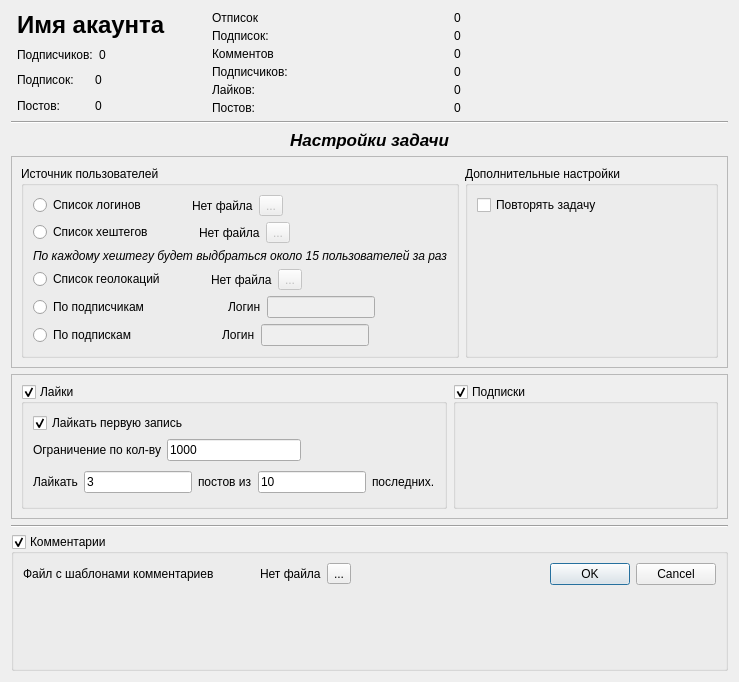
<?xml version="1.0" encoding="UTF-8"?>
<ui version="4.0">
 <class>AccountDialog</class>
 <widget class="QDialog" name="AccountDialog">
  <property name="windowModality">
   <enum>Qt::WindowModal</enum>
  </property>
  <property name="geometry">
   <rect>
    <x>0</x>
    <y>0</y>
    <width>739</width>
    <height>682</height>
   </rect>
  </property>
  <property name="sizePolicy">
   <sizepolicy hsizetype="Fixed" vsizetype="Preferred">
    <horstretch>0</horstretch>
    <verstretch>5</verstretch>
   </sizepolicy>
  </property>
  <property name="windowTitle">
   <string>Окно настройки бота</string>
  </property>
  <layout class="QVBoxLayout" name="verticalLayout_2">
   <item>
    <layout class="QHBoxLayout" name="horizontalLayout_4">
     <property name="sizeConstraint">
      <enum>QLayout::SetDefaultConstraint</enum>
     </property>
     <item>
      <widget class="QLabel" name="label">
       <property name="sizePolicy">
        <sizepolicy hsizetype="Preferred" vsizetype="Fixed">
         <horstretch>0</horstretch>
         <verstretch>0</verstretch>
        </sizepolicy>
       </property>
       <property name="text">
        <string>&lt;html&gt;&lt;head/&gt;&lt;body&gt;&lt;p&gt;&lt;img src=&quot;:/newPrefix/Caeh8x31YQw.jpg&quot; height=&quot;150&quot;/&gt;&lt;/p&gt;&lt;/body&gt;&lt;/html&gt;</string>
       </property>
       <property name="scaledContents">
        <bool>false</bool>
       </property>
       <property name="alignment">
        <set>Qt::AlignLeading|Qt::AlignLeft|Qt::AlignTop</set>
       </property>
      </widget>
     </item>
     <item>
      <layout class="QVBoxLayout" name="verticalLayout_4">
       <item>
        <widget class="QLabel" name="label_2">
         <property name="sizePolicy">
          <sizepolicy hsizetype="Preferred" vsizetype="Fixed">
           <horstretch>0</horstretch>
           <verstretch>0</verstretch>
          </sizepolicy>
         </property>
         <property name="text">
          <string>&lt;html&gt;&lt;head/&gt;&lt;body&gt;&lt;p&gt;&lt;span style=&quot; font-size:18pt; font-weight:600;&quot;&gt;Имя акаунта&lt;/span&gt;&lt;/p&gt;&lt;/body&gt;&lt;/html&gt;</string>
         </property>
        </widget>
       </item>
       <item>
        <layout class="QVBoxLayout" name="info">
         <item>
          <layout class="QHBoxLayout" name="horizontalLayout_3">
           <item>
            <widget class="QLabel" name="label_3">
             <property name="text">
              <string>Подписчиков:</string>
             </property>
            </widget>
           </item>
           <item>
            <widget class="QLabel" name="label_4">
             <property name="text">
              <string>0</string>
             </property>
            </widget>
           </item>
          </layout>
         </item>
         <item>
          <layout class="QHBoxLayout" name="horizontalLayout_2">
           <item>
            <widget class="QLabel" name="label_5">
             <property name="text">
              <string>Подписок:</string>
             </property>
            </widget>
           </item>
           <item>
            <widget class="QLabel" name="label_6">
             <property name="text">
              <string>0</string>
             </property>
            </widget>
           </item>
          </layout>
         </item>
         <item>
          <layout class="QHBoxLayout" name="horizontalLayout">
           <item>
            <widget class="QLabel" name="label_7">
             <property name="text">
              <string>Постов:</string>
             </property>
            </widget>
           </item>
           <item>
            <widget class="QLabel" name="label_8">
             <property name="text">
              <string>0</string>
             </property>
            </widget>
           </item>
          </layout>
         </item>
        </layout>
       </item>
      </layout>
     </item>
     <item>
      <spacer name="horizontalSpacer">
       <property name="orientation">
        <enum>Qt::Horizontal</enum>
       </property>
       <property name="sizeType">
        <enum>QSizePolicy::Fixed</enum>
       </property>
       <property name="sizeHint" stdset="0">
        <size>
         <width>40</width>
         <height>20</height>
        </size>
       </property>
      </spacer>
     </item>
     <item>
      <layout class="QVBoxLayout" name="verticalLayout">
       <property name="spacing">
        <number>4</number>
       </property>
       <property name="rightMargin">
        <number>9</number>
       </property>
       <item>
        <layout class="QHBoxLayout" name="horizontalLayout_15" stretch="1,0">
         <property name="spacing">
          <number>5</number>
         </property>
         <item>
          <widget class="QLabel" name="label_29">
           <property name="sizePolicy">
            <sizepolicy hsizetype="Preferred" vsizetype="Fixed">
             <horstretch>0</horstretch>
             <verstretch>0</verstretch>
            </sizepolicy>
           </property>
           <property name="text">
            <string>Отписок</string>
           </property>
          </widget>
         </item>
         <item>
          <widget class="QLabel" name="label_30">
           <property name="sizePolicy">
            <sizepolicy hsizetype="Preferred" vsizetype="Fixed">
             <horstretch>0</horstretch>
             <verstretch>0</verstretch>
            </sizepolicy>
           </property>
           <property name="text">
            <string>0</string>
           </property>
          </widget>
         </item>
        </layout>
       </item>
       <item>
        <layout class="QHBoxLayout" name="horizontalLayout_10" stretch="1,0">
         <property name="spacing">
          <number>5</number>
         </property>
         <item>
          <widget class="QLabel" name="label_19">
           <property name="sizePolicy">
            <sizepolicy hsizetype="Preferred" vsizetype="Fixed">
             <horstretch>0</horstretch>
             <verstretch>0</verstretch>
            </sizepolicy>
           </property>
           <property name="text">
            <string>Подписок:</string>
           </property>
          </widget>
         </item>
         <item>
          <widget class="QLabel" name="label_20">
           <property name="sizePolicy">
            <sizepolicy hsizetype="Preferred" vsizetype="Fixed">
             <horstretch>0</horstretch>
             <verstretch>0</verstretch>
            </sizepolicy>
           </property>
           <property name="text">
            <string>0</string>
           </property>
          </widget>
         </item>
        </layout>
       </item>
       <item>
        <layout class="QHBoxLayout" name="horizontalLayout_16" stretch="1,0">
         <property name="spacing">
          <number>5</number>
         </property>
         <item>
          <widget class="QLabel" name="label_31">
           <property name="sizePolicy">
            <sizepolicy hsizetype="Preferred" vsizetype="Fixed">
             <horstretch>0</horstretch>
             <verstretch>0</verstretch>
            </sizepolicy>
           </property>
           <property name="text">
            <string>Комментов</string>
           </property>
          </widget>
         </item>
         <item>
          <widget class="QLabel" name="label_32">
           <property name="sizePolicy">
            <sizepolicy hsizetype="Preferred" vsizetype="Fixed">
             <horstretch>0</horstretch>
             <verstretch>0</verstretch>
            </sizepolicy>
           </property>
           <property name="text">
            <string>0</string>
           </property>
          </widget>
         </item>
        </layout>
       </item>
       <item>
        <layout class="QHBoxLayout" name="horizontalLayout_9" stretch="1,0">
         <property name="spacing">
          <number>5</number>
         </property>
         <item>
          <widget class="QLabel" name="label_17">
           <property name="sizePolicy">
            <sizepolicy hsizetype="Preferred" vsizetype="Fixed">
             <horstretch>0</horstretch>
             <verstretch>0</verstretch>
            </sizepolicy>
           </property>
           <property name="text">
            <string>Подписчиков:</string>
           </property>
          </widget>
         </item>
         <item>
          <widget class="QLabel" name="label_18">
           <property name="sizePolicy">
            <sizepolicy hsizetype="Preferred" vsizetype="Fixed">
             <horstretch>0</horstretch>
             <verstretch>0</verstretch>
            </sizepolicy>
           </property>
           <property name="text">
            <string>0</string>
           </property>
          </widget>
         </item>
        </layout>
       </item>
       <item>
        <layout class="QHBoxLayout" name="horizontalLayout_14" stretch="1,0">
         <property name="spacing">
          <number>5</number>
         </property>
         <property name="sizeConstraint">
          <enum>QLayout::SetNoConstraint</enum>
         </property>
         <item>
          <widget class="QLabel" name="label_27">
           <property name="sizePolicy">
            <sizepolicy hsizetype="Preferred" vsizetype="Fixed">
             <horstretch>0</horstretch>
             <verstretch>0</verstretch>
            </sizepolicy>
           </property>
           <property name="text">
            <string>Лайков:</string>
           </property>
          </widget>
         </item>
         <item>
          <widget class="QLabel" name="label_28">
           <property name="sizePolicy">
            <sizepolicy hsizetype="Preferred" vsizetype="Fixed">
             <horstretch>0</horstretch>
             <verstretch>0</verstretch>
            </sizepolicy>
           </property>
           <property name="text">
            <string>0</string>
           </property>
          </widget>
         </item>
        </layout>
       </item>
       <item>
        <layout class="QHBoxLayout" name="horizontalLayout_11" stretch="1,0">
         <property name="spacing">
          <number>5</number>
         </property>
         <item>
          <widget class="QLabel" name="label_21">
           <property name="sizePolicy">
            <sizepolicy hsizetype="Preferred" vsizetype="Fixed">
             <horstretch>0</horstretch>
             <verstretch>0</verstretch>
            </sizepolicy>
           </property>
           <property name="text">
            <string>Постов:</string>
           </property>
          </widget>
         </item>
         <item>
          <widget class="QLabel" name="label_22">
           <property name="sizePolicy">
            <sizepolicy hsizetype="Preferred" vsizetype="Fixed">
             <horstretch>0</horstretch>
             <verstretch>0</verstretch>
            </sizepolicy>
           </property>
           <property name="text">
            <string>0</string>
           </property>
          </widget>
         </item>
        </layout>
       </item>
      </layout>
     </item>
     <item>
      <spacer name="horizontalSpacer_12">
       <property name="orientation">
        <enum>Qt::Horizontal</enum>
       </property>
       <property name="sizeHint" stdset="0">
        <size>
         <width>40</width>
         <height>20</height>
        </size>
       </property>
      </spacer>
     </item>
    </layout>
   </item>
   <item>
    <widget class="Line" name="line">
     <property name="orientation">
      <enum>Qt::Horizontal</enum>
     </property>
    </widget>
   </item>
   <item>
    <widget class="QLabel" name="label_9">
     <property name="font">
      <font>
       <pointsize>13</pointsize>
       <weight>75</weight>
       <italic>true</italic>
       <bold>true</bold>
      </font>
     </property>
     <property name="layoutDirection">
      <enum>Qt::LeftToRight</enum>
     </property>
     <property name="autoFillBackground">
      <bool>false</bool>
     </property>
     <property name="text">
      <string>Настройки задачи</string>
     </property>
     <property name="alignment">
      <set>Qt::AlignCenter</set>
     </property>
    </widget>
   </item>
   <item>
    <widget class="QFrame" name="frame">
     <property name="frameShape">
      <enum>QFrame::StyledPanel</enum>
     </property>
     <property name="frameShadow">
      <enum>QFrame::Raised</enum>
     </property>
     <layout class="QFormLayout" name="formLayout">
      <item row="0" column="0">
       <widget class="QGroupBox" name="groupBox">
        <property name="sizePolicy">
         <sizepolicy hsizetype="Fixed" vsizetype="Preferred">
          <horstretch>0</horstretch>
          <verstretch>0</verstretch>
         </sizepolicy>
        </property>
        <property name="title">
         <string>Источник пользователей</string>
        </property>
        <layout class="QVBoxLayout" name="verticalLayout_3">
         <item>
          <layout class="QHBoxLayout" name="horizontalLayout_21">
           <item>
            <widget class="QRadioButton" name="radioButton_3">
             <property name="text">
              <string>Список логинов</string>
             </property>
            </widget>
           </item>
           <item>
            <spacer name="horizontalSpacer_2">
             <property name="orientation">
              <enum>Qt::Horizontal</enum>
             </property>
             <property name="sizeType">
              <enum>QSizePolicy::Fixed</enum>
             </property>
             <property name="sizeHint" stdset="0">
              <size>
               <width>40</width>
               <height>20</height>
              </size>
             </property>
            </spacer>
           </item>
           <item>
            <widget class="QLabel" name="label_38">
             <property name="text">
              <string>Нет файла</string>
             </property>
             <property name="wordWrap">
              <bool>false</bool>
             </property>
            </widget>
           </item>
           <item>
            <widget class="QToolButton" name="toolButton_2">
             <property name="enabled">
              <bool>false</bool>
             </property>
             <property name="text">
              <string>...</string>
             </property>
            </widget>
           </item>
           <item>
            <spacer name="horizontalSpacer_3">
             <property name="orientation">
              <enum>Qt::Horizontal</enum>
             </property>
             <property name="sizeHint" stdset="0">
              <size>
               <width>40</width>
               <height>20</height>
              </size>
             </property>
            </spacer>
           </item>
          </layout>
         </item>
         <item>
          <layout class="QHBoxLayout" name="horizontalLayout_22">
           <item>
            <widget class="QRadioButton" name="radioButton_4">
             <property name="text">
              <string>Список хештегов</string>
             </property>
            </widget>
           </item>
           <item>
            <spacer name="horizontalSpacer_4">
             <property name="orientation">
              <enum>Qt::Horizontal</enum>
             </property>
             <property name="sizeType">
              <enum>QSizePolicy::Fixed</enum>
             </property>
             <property name="sizeHint" stdset="0">
              <size>
               <width>40</width>
               <height>20</height>
              </size>
             </property>
            </spacer>
           </item>
           <item>
            <widget class="QLabel" name="label_39">
             <property name="text">
              <string>Нет файла</string>
             </property>
             <property name="wordWrap">
              <bool>false</bool>
             </property>
            </widget>
           </item>
           <item>
            <widget class="QToolButton" name="toolButton_3">
             <property name="enabled">
              <bool>false</bool>
             </property>
             <property name="text">
              <string>...</string>
             </property>
            </widget>
           </item>
           <item>
            <spacer name="horizontalSpacer_5">
             <property name="orientation">
              <enum>Qt::Horizontal</enum>
             </property>
             <property name="sizeHint" stdset="0">
              <size>
               <width>40</width>
               <height>20</height>
              </size>
             </property>
            </spacer>
           </item>
          </layout>
         </item>
         <item>
          <widget class="QLabel" name="label_10">
           <property name="font">
            <font>
             <pointsize>9</pointsize>
             <italic>true</italic>
             <kerning>true</kerning>
            </font>
           </property>
           <property name="text">
            <string>По каждому хештегу будет выдбраться около 15 пользователей за раз</string>
           </property>
          </widget>
         </item>
         <item>
          <layout class="QHBoxLayout" name="horizontalLayout_23">
           <item>
            <widget class="QRadioButton" name="radioButton_5">
             <property name="text">
              <string>Список геолокаций</string>
             </property>
            </widget>
           </item>
           <item>
            <spacer name="horizontalSpacer_6">
             <property name="orientation">
              <enum>Qt::Horizontal</enum>
             </property>
             <property name="sizeType">
              <enum>QSizePolicy::Fixed</enum>
             </property>
             <property name="sizeHint" stdset="0">
              <size>
               <width>40</width>
               <height>20</height>
              </size>
             </property>
            </spacer>
           </item>
           <item>
            <widget class="QLabel" name="label_40">
             <property name="text">
              <string>Нет файла</string>
             </property>
             <property name="wordWrap">
              <bool>false</bool>
             </property>
            </widget>
           </item>
           <item>
            <widget class="QToolButton" name="toolButton_4">
             <property name="enabled">
              <bool>false</bool>
             </property>
             <property name="text">
              <string>...</string>
             </property>
            </widget>
           </item>
           <item>
            <spacer name="horizontalSpacer_7">
             <property name="orientation">
              <enum>Qt::Horizontal</enum>
             </property>
             <property name="sizeHint" stdset="0">
              <size>
               <width>40</width>
               <height>20</height>
              </size>
             </property>
            </spacer>
           </item>
          </layout>
         </item>
         <item>
          <layout class="QHBoxLayout" name="horizontalLayout_5">
           <item>
            <widget class="QRadioButton" name="radioButton">
             <property name="text">
              <string>По подписчикам</string>
             </property>
            </widget>
           </item>
           <item>
            <spacer name="horizontalSpacer_8">
             <property name="orientation">
              <enum>Qt::Horizontal</enum>
             </property>
             <property name="sizeHint" stdset="0">
              <size>
               <width>40</width>
               <height>20</height>
              </size>
             </property>
            </spacer>
           </item>
           <item>
            <widget class="QLabel" name="label_11">
             <property name="text">
              <string>Логин</string>
             </property>
            </widget>
           </item>
           <item>
            <widget class="QLineEdit" name="lineEdit_4">
             <property name="enabled">
              <bool>false</bool>
             </property>
            </widget>
           </item>
           <item>
            <spacer name="horizontalSpacer_10">
             <property name="orientation">
              <enum>Qt::Horizontal</enum>
             </property>
             <property name="sizeHint" stdset="0">
              <size>
               <width>40</width>
               <height>20</height>
              </size>
             </property>
            </spacer>
           </item>
          </layout>
         </item>
         <item>
          <layout class="QHBoxLayout" name="horizontalLayout_6">
           <item>
            <widget class="QRadioButton" name="radioButton_2">
             <property name="text">
              <string>По подпискам</string>
             </property>
            </widget>
           </item>
           <item>
            <spacer name="horizontalSpacer_9">
             <property name="orientation">
              <enum>Qt::Horizontal</enum>
             </property>
             <property name="sizeHint" stdset="0">
              <size>
               <width>40</width>
               <height>20</height>
              </size>
             </property>
            </spacer>
           </item>
           <item>
            <widget class="QLabel" name="label_12">
             <property name="text">
              <string>Логин</string>
             </property>
            </widget>
           </item>
           <item>
            <widget class="QLineEdit" name="lineEdit_5">
             <property name="enabled">
              <bool>false</bool>
             </property>
            </widget>
           </item>
           <item>
            <spacer name="horizontalSpacer_11">
             <property name="orientation">
              <enum>Qt::Horizontal</enum>
             </property>
             <property name="sizeHint" stdset="0">
              <size>
               <width>40</width>
               <height>20</height>
              </size>
             </property>
            </spacer>
           </item>
          </layout>
         </item>
        </layout>
       </widget>
      </item>
      <item row="0" column="1">
       <widget class="QGroupBox" name="groupBox_2">
        <property name="title">
         <string>Дополнительные настройки</string>
        </property>
        <layout class="QVBoxLayout" name="verticalLayout_6">
         <item>
          <widget class="QCheckBox" name="checkBox_2">
           <property name="text">
            <string>Повторять задачу</string>
           </property>
          </widget>
         </item>
         <item>
          <spacer name="verticalSpacer">
           <property name="orientation">
            <enum>Qt::Vertical</enum>
           </property>
           <property name="sizeHint" stdset="0">
            <size>
             <width>20</width>
             <height>40</height>
            </size>
           </property>
          </spacer>
         </item>
        </layout>
       </widget>
      </item>
     </layout>
    </widget>
   </item>
   <item>
    <widget class="QFrame" name="frame_2">
     <property name="frameShape">
      <enum>QFrame::StyledPanel</enum>
     </property>
     <property name="frameShadow">
      <enum>QFrame::Raised</enum>
     </property>
     <layout class="QFormLayout" name="formLayout_4">
      <item row="0" column="0">
       <widget class="QGroupBox" name="groupBox_3">
        <property name="sizePolicy">
         <sizepolicy hsizetype="Fixed" vsizetype="Fixed">
          <horstretch>211</horstretch>
          <verstretch>0</verstretch>
         </sizepolicy>
        </property>
        <property name="minimumSize">
         <size>
          <width>0</width>
          <height>125</height>
         </size>
        </property>
        <property name="title">
         <string>Лайки</string>
        </property>
        <property name="checkable">
         <bool>true</bool>
        </property>
        <layout class="QVBoxLayout" name="verticalLayout_5">
         <item>
          <layout class="QVBoxLayout" name="verticalLayout_9">
           <item>
            <widget class="QCheckBox" name="checkBox">
             <property name="text">
              <string>Лайкать первую запись</string>
             </property>
             <property name="checked">
              <bool>true</bool>
             </property>
            </widget>
           </item>
           <item>
            <layout class="QHBoxLayout" name="horizontalLayout_19">
             <item>
              <widget class="QLabel" name="label_33">
               <property name="text">
                <string>Ограничение по кол-ву</string>
               </property>
              </widget>
             </item>
             <item>
              <widget class="QLineEdit" name="lineEdit">
               <property name="text">
                <string>1000</string>
               </property>
              </widget>
             </item>
             <item>
              <spacer name="horizontalSpacer_33">
               <property name="orientation">
                <enum>Qt::Horizontal</enum>
               </property>
               <property name="sizeHint" stdset="0">
                <size>
                 <width>40</width>
                 <height>20</height>
                </size>
               </property>
              </spacer>
             </item>
            </layout>
           </item>
           <item>
            <layout class="QHBoxLayout" name="horizontalLayout_18">
             <item>
              <widget class="QLabel" name="label_34">
               <property name="sizePolicy">
                <sizepolicy hsizetype="Fixed" vsizetype="Preferred">
                 <horstretch>0</horstretch>
                 <verstretch>0</verstretch>
                </sizepolicy>
               </property>
               <property name="text">
                <string>Лайкать</string>
               </property>
               <property name="wordWrap">
                <bool>false</bool>
               </property>
              </widget>
             </item>
             <item>
              <widget class="QLineEdit" name="lineEdit_2">
               <property name="sizePolicy">
                <sizepolicy hsizetype="Minimum" vsizetype="Fixed">
                 <horstretch>0</horstretch>
                 <verstretch>0</verstretch>
                </sizepolicy>
               </property>
               <property name="text">
                <string>3</string>
               </property>
              </widget>
             </item>
             <item>
              <widget class="QLabel" name="label_35">
               <property name="sizePolicy">
                <sizepolicy hsizetype="Fixed" vsizetype="Preferred">
                 <horstretch>0</horstretch>
                 <verstretch>0</verstretch>
                </sizepolicy>
               </property>
               <property name="text">
                <string>постов из</string>
               </property>
               <property name="wordWrap">
                <bool>false</bool>
               </property>
              </widget>
             </item>
             <item>
              <widget class="QLineEdit" name="lineEdit_3">
               <property name="text">
                <string>10</string>
               </property>
               <property name="placeholderText">
                <string notr="true"/>
               </property>
              </widget>
             </item>
             <item>
              <widget class="QLabel" name="label_36">
               <property name="sizePolicy">
                <sizepolicy hsizetype="Fixed" vsizetype="Preferred">
                 <horstretch>0</horstretch>
                 <verstretch>0</verstretch>
                </sizepolicy>
               </property>
               <property name="text">
                <string>последних.</string>
               </property>
               <property name="wordWrap">
                <bool>false</bool>
               </property>
              </widget>
             </item>
            </layout>
           </item>
          </layout>
         </item>
        </layout>
       </widget>
      </item>
      <item row="0" column="1">
       <widget class="QGroupBox" name="groupBox_4">
        <property name="sizePolicy">
         <sizepolicy hsizetype="Preferred" vsizetype="Minimum">
          <horstretch>0</horstretch>
          <verstretch>0</verstretch>
         </sizepolicy>
        </property>
        <property name="title">
         <string>Подписки</string>
        </property>
        <property name="checkable">
         <bool>true</bool>
        </property>
       </widget>
      </item>
     </layout>
    </widget>
   </item>
   <item>
    <widget class="Line" name="line_5">
     <property name="orientation">
      <enum>Qt::Horizontal</enum>
     </property>
    </widget>
   </item>
   <item>
    <widget class="QGroupBox" name="groupBox_5">
     <property name="sizePolicy">
      <sizepolicy hsizetype="Preferred" vsizetype="Expanding">
       <horstretch>0</horstretch>
       <verstretch>0</verstretch>
      </sizepolicy>
     </property>
     <property name="minimumSize">
      <size>
       <width>0</width>
       <height>63</height>
      </size>
     </property>
     <property name="title">
      <string>Комментарии</string>
     </property>
     <property name="checkable">
      <bool>true</bool>
     </property>
     <layout class="QFormLayout" name="formLayout_5">
      <item row="0" column="0">
       <layout class="QHBoxLayout" name="horizontalLayout_20">
        <item>
         <widget class="QLabel" name="label_37">
          <property name="text">
           <string>Файл с шаблонами комментариев</string>
          </property>
         </widget>
        </item>
        <item>
         <spacer name="horizontalSpacer_13">
          <property name="orientation">
           <enum>Qt::Horizontal</enum>
          </property>
          <property name="sizeHint" stdset="0">
           <size>
            <width>40</width>
            <height>20</height>
           </size>
          </property>
         </spacer>
        </item>
        <item>
         <widget class="QLabel" name="label_13">
          <property name="text">
           <string>Нет файла</string>
          </property>
         </widget>
        </item>
        <item>
         <widget class="QToolButton" name="toolButton">
          <property name="text">
           <string>...</string>
          </property>
         </widget>
        </item>
       </layout>
      </item>
      <item row="0" column="1">
       <widget class="QDialogButtonBox" name="buttonBox">
        <property name="standardButtons">
         <set>QDialogButtonBox::Cancel|QDialogButtonBox::Ok</set>
        </property>
       </widget>
      </item>
     </layout>
    </widget>
   </item>
  </layout>
 </widget>
 <resources>
  <include location="../../../resourses.qrc"/>
 </resources>
 <connections>
  <connection>
   <sender>radioButton_3</sender>
   <signal>toggled(bool)</signal>
   <receiver>toolButton_2</receiver>
   <slot>setEnabled(bool)</slot>
   <hints>
    <hint type="sourcelabel">
     <x>63</x>
     <y>249</y>
    </hint>
    <hint type="destinationlabel">
     <x>327</x>
     <y>244</y>
    </hint>
   </hints>
  </connection>
  <connection>
   <sender>radioButton_4</sender>
   <signal>toggled(bool)</signal>
   <receiver>toolButton_3</receiver>
   <slot>setEnabled(bool)</slot>
   <hints>
    <hint type="sourcelabel">
     <x>48</x>
     <y>280</y>
    </hint>
    <hint type="destinationlabel">
     <x>338</x>
     <y>289</y>
    </hint>
   </hints>
  </connection>
  <connection>
   <sender>radioButton_5</sender>
   <signal>toggled(bool)</signal>
   <receiver>toolButton_4</receiver>
   <slot>setEnabled(bool)</slot>
   <hints>
    <hint type="sourcelabel">
     <x>113</x>
     <y>331</y>
    </hint>
    <hint type="destinationlabel">
     <x>344</x>
     <y>334</y>
    </hint>
   </hints>
  </connection>
  <connection>
   <sender>radioButton</sender>
   <signal>toggled(bool)</signal>
   <receiver>lineEdit_4</receiver>
   <slot>setEnabled(bool)</slot>
   <hints>
    <hint type="sourcelabel">
     <x>154</x>
     <y>368</y>
    </hint>
    <hint type="destinationlabel">
     <x>311</x>
     <y>373</y>
    </hint>
   </hints>
  </connection>
  <connection>
   <sender>radioButton_2</sender>
   <signal>toggled(bool)</signal>
   <receiver>lineEdit_5</receiver>
   <slot>setEnabled(bool)</slot>
   <hints>
    <hint type="sourcelabel">
     <x>159</x>
     <y>401</y>
    </hint>
    <hint type="destinationlabel">
     <x>304</x>
     <y>412</y>
    </hint>
   </hints>
  </connection>
 </connections>
</ui>
